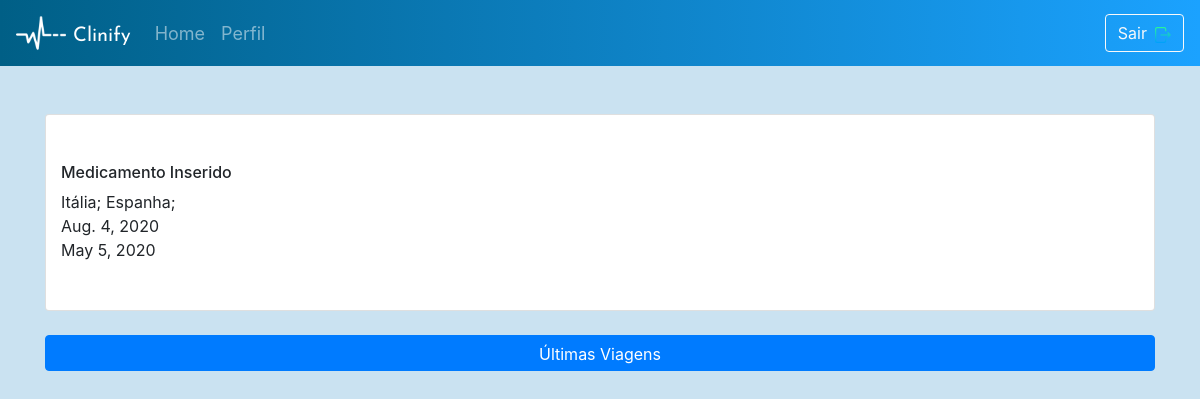
The app's page /Templates/recenttrips/detail/8/italia-espanha/ (signed in) with its own data.
### server_app/models.py (models this page shows, shortened)
class UserTrip(models.Model):
    user             = models.ForeignKey(User, on_delete=models.CASCADE)
    trip_country_trp = models.CharField(max_length=300)
    init_date_trp    = models.DateField()
    end_date_trp     = models.DateField()
    slug             = models.SlugField(default='slug')
    objects = models.Manager()

### server_app/views.py (the view)
# urls.py: url(r'^recenttrips/detail/(?P<pk>[0-9]+)/(?P<slug>[-\w\d]+)/$', TripDetailView.as_view(), name='trip_detail'),
@method_decorator(login_required(login_url="/logout/"), name='dispatch')
class TripDetailView(DetailView): ### RETRIEVE
    template_name = "trip_detail.html"
    model = UserTrip
    context_object_name = 'single_trip'
    def get_context_data(self, **kwargs):
        context = super(TripDetailView, self).get_context_data(**kwargs)
        return context

### Templates/trip_detail.html (shortened to what this page needs)
<!DOCTYPE html>
{% extends 'base.html' %}
    {% block content %}
        {% load static %}
    </head>
    <body class="medication-screen">
        <nav class="navbar navbar-expand-md navbar-dark">
            <img class="nav-icon" src="{% static 'images\heartbeat-logo-144.png' %}">
            <a class="navbar-brand" href="https://fonts.googleapis.com/css?family=Josefin+Sans:600&display=swap" rel="stylesheet">Clinify</a>
            <div class="collapse navbar-collapse" id="navbarSupportedContent">
                <ul class="navbar-nav mr-auto">
                    <a class="nav-link" href="{% url 'home' %}">Home</a>
                    <a class="nav-link" href="{% url 'temp:profile' %}">Perfil</a>
                </ul>
                <form class="form-inline" method="POST">
                    <a href="#" data-toggle="modal" data-target="#myModal"><button class="btn btn-outline-light btn-auto">Sair<img class="pl-2" src="{% static 'images/logout.png' %}"></button></a>
                </form>
            </div>
        </nav>
        <section class="container mt-5">
            <div class="card container pt-5 pb-5" id="card-opacity">
                <h6>Medicamento Inserido</h6>
                {{ single_trip.trip_country_trp }}<br>
                {{ single_trip.init_date_trp }}<br>
                {{ single_trip.end_date_trp }}<br>
            </div>
            <a href="{% url 'temp:trip_list' %}" type="submit" class="btn btn-primary col-12 mt-4 pb-1">Últimas Viagens</a>
        </section>
        {% endblock %}

### static/css/screens.css (style rules this page uses)
.intro-screen, .signup-screen, .forgpassword-screen, .navbar { background: linear-gradient(90deg, rgba(0,95,134,100) 0%, rgba(27,162,255,100)100%); }
.navbar-brand { padding-left: 7px; margin-top: 6px; font-size: x-large; color: white; font-family: 'Josefin Sans', sans-serif; }
.nav-icon { height: 50px; width: 50px; }
.msg-text, .profile-screen, .edit-profile, .medication-screen, .diet-screen, .appointment-screen, .exercise-screen, .home-screen, .stresslevel-screen { background-color: rgb(202, 226, 241); }
.nav-link { color: white; font-size: 18px; }

### records on screen
UserTrip: trip_country_trp "Itália; Espanha;", init_date_trp "Aug. 4, 2020", end_date_trp "May 5, 2020"
